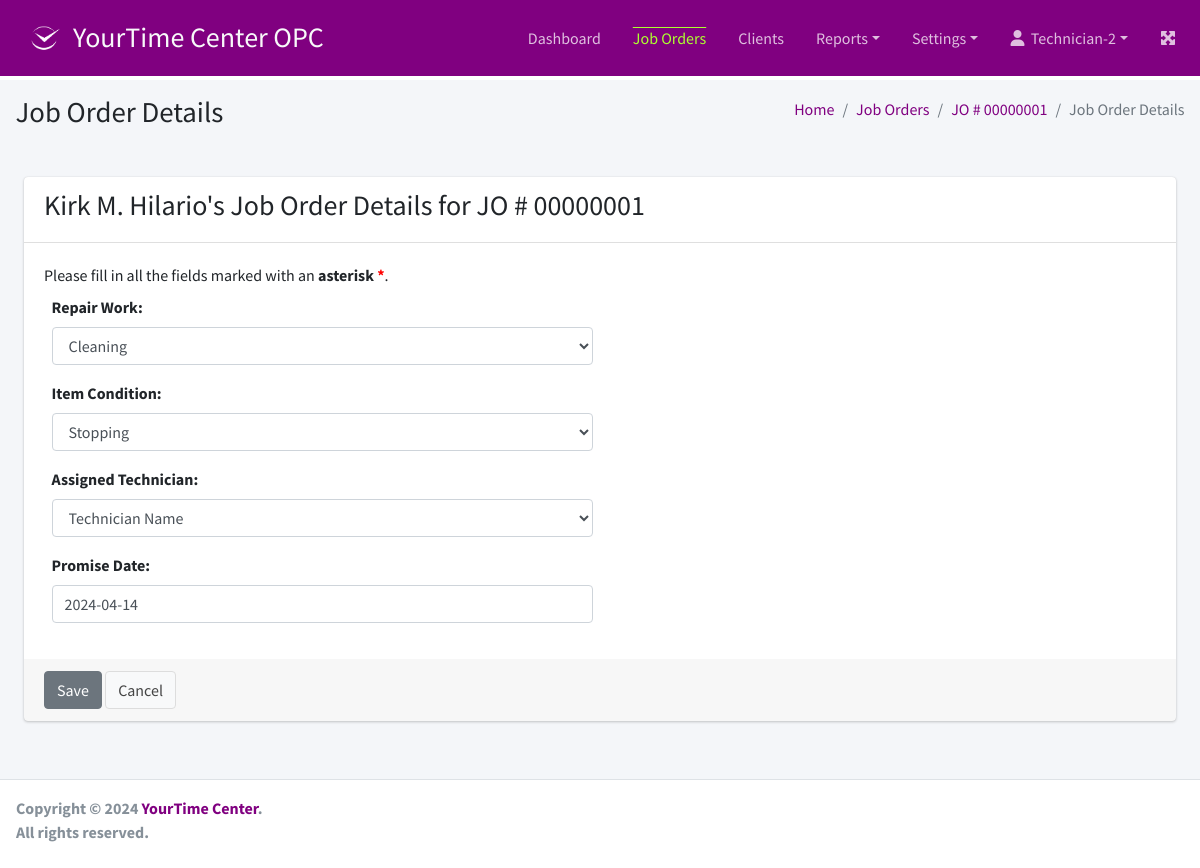
The page /joborder/1/detail/edit?type=jo (signed in) on the database its author committed.
### joborder/models.py (models this page shows)
class JobOrder(models.Model):
    client = models.ForeignKey(
        Client,
        verbose_name=_("Client"),
        related_name="client_jo",
        on_delete=models.CASCADE
    )
    watch = models.OneToOneField(
        Watch,
        verbose_name=_("Watch"),
        related_name="watch_jo",
        on_delete=models.CASCADE,
        null=True, blank=True
    )
    repair_work = models.ForeignKey(
        RepairWork,
        verbose_name=_("Repair Work"),
        related_name="repair_work_jo",
        on_delete=models.CASCADE,
        null=True, blank=True
    )
    item_condition = models.ForeignKey(
        ItemCondition,
        verbose_name=_("Item Condition"),
        related_name="item_condition_jo",
        on_delete=models.CASCADE,
        null=True, blank=True
    )
    assigned_technician = models.ForeignKey(
        Employee,
        verbose_name=_("Assigned Technician"),
        related_name="assigned_technician_jo",
        on_delete=models.CASCADE,
        null=True, blank=True
    )
    current_status = models.CharField(
        _("Current Status"),
        max_length=25,
        choices=JO_STATUS,
        default='SORTING'
    )
    total_charges = models.DecimalField(
        _("Total Charges"),
        max_digits=10,
        decimal_places=2,
        default=0,
        null=True, blank=True
    )
    total_paid = models.DecimalField(
        _("Total Paid"),
        max_digits=10,
        decimal_places=2,
        default=0,
        null=True, blank=True
    )
    balance = models.DecimalField(
        _("Balance"),
        max_digits=10,
        decimal_places=2,
        default=0,
        null=True, blank=True
    )
    created_at = models.DateField(auto_now_add=True)
    promise_date = models.DateField(
        _("Promise Date"),
        null=True, blank=True,
        default=timezone.now
    )

### client/models.py (models this page shows, shortened)
class Client(models.Model):
    name = models.CharField(
        _("Name"),
        max_length=254,
        null=False, blank=False
    )
    address = models.TextField()
    mob_num = models.CharField(
        _("Mobile Number"),
        max_length=100,
        null=False, blank=False)
    tel_num = models.CharField(
        _("Telephone Number"),
        max_length=100,
        null=True, blank=True)
    email = models.EmailField(
        _("Email Address"),
        max_length=254,
        null=True, blank=True)
    created_at = models.DateTimeField(auto_now_add=True)
    updated_at = models.DateTimeField(auto_now=True)
    is_active = models.BooleanField(default=True)
    def __str__(self):
        return self.name.title()

### joborder/views.py (the view, shortened to what this page needs)
# urls.py: path('<int:pk>/detail/edit', views.JobOrderDetailUpdateView.as_view(),
@method_decorator(login_required, name='dispatch')
class JobOrderDetailUpdateView(UpdateView, SuccessMessageMixin):
    pk_url_kwarg = 'pk'
    template_name = "joborder/jo_detail_form.html"
    success_message = "The details was updated successfully."
    def get_model(self):
        type = self.request.GET.get('type')
        return Watch if type == 'watch' else JobOrder
    def get_form_class(self):
        type = self.request.GET.get('type')
        return WatchForm if type == 'watch' else JobOrderForm
    def get_queryset(self):
        model = self.get_model()
        return model.objects.all()
    def get_context_data(self, **kwargs):
        context = super().get_context_data(**kwargs)
        type = self.request.GET.get('type')
        context['type_name'] = 'Watch Details' if type == 'watch' else 'Job Order Details'
        context['jo'] = self.get_object()
        if type == 'watch':
            context['jo'] = context['jo'].watch_jo
        return context

### joborder/forms.py
class JobOrderForm(forms.ModelForm):
    required_css_class = 'required'
    class Meta:
        model = JobOrder
        fields = ['repair_work', 'item_condition',
                  'assigned_technician', 'promise_date']

### access/models.py (called while the page is built)
    def __str__(self):
        return f'{self.first_name} {self.last_name}'

### access/templatetags/form_tags.py (called while the page is built)
@register.filter
def input_class(bound_field):
    css_class = ''
    if bound_field.form.is_bound:
        if bound_field.errors:
            css_class = 'is-invalid'
        elif field_type(bound_field) != 'PasswordInput':
            css_class = 'is-valid'
    return 'form-control {}'.format(css_class)

### customization/models.py (called while the page is built)
    def __str__(self):
        return self.description.title()
        ordering = ['description']

    def __str__(self):
        return self.description.title()

### templates/joborder/jo_detail_form.html (shortened to what this page needs)
{% extends '../base.html' %}
{% load static form_tags %}
{% block page_title %}{{ type_name }}{% endblock page_title %}
{% block css %}
  <link rel="stylesheet" href="{% static 'css/asterisk_on_required.css' %}">
{% endblock css %}
{% block breadcrumb %}
    <li class="breadcrumb-item"><a href="{% url 'dashboard' %}">Home</a></li>
    <li class="breadcrumb-item"><a href="{% url 'jo_list' %}">Job Orders</a></li>
    <li class="breadcrumb-item"><a href="{% url 'jo_details' jo.pk %}">JO # {{ jo.pk|stringformat:'08d' }}</a></li>
    <li class="breadcrumb-item active">{{ type_name }}</li>
{% endblock breadcrumb %}
{% block main_content %}
    <div class="card m-4">
        <form method="post" novalidate>
            <div class="card-header">
                <h3>{{ jo.client }}'s {{ type_name }} for JO # {{ jo.pk|stringformat:"08d" }}</h3>
            </div>
            <div class="card-body">
                <span>Please fill in all the fields marked with an <label class="required">asterisk</label>.</h3><br />
                <div class="col-12">
                    {% include '../includes/form_one_col.html' %}
                </div>
            </div>
            <div class="card-footer">
                <button type="submit" class="btn btn-secondary" name="save">Save</button>
                <a href="{% url 'jo_details' jo.pk %}" class="btn btn-default">Cancel</a>
            </div>
        </form>
    </div>
{% endblock main_content %}

### templates/includes/topmenu.html (shortened to what this page needs)
        <li class="nav-item my-auto">
            <a href="{% url 'dashboard' %}" class="nav-link" id="menu_dashboard">Dashboard</a>
        </li>
        <li class="nav-item my-auto">
            <a href="{% url 'jo_list' %}" class="nav-link" id="menu-jo">Job Orders</a>
        </li>
        <li class="nav-item my-auto">
            <a href="{% url 'client_list' %}" class="nav-link" id="menu-clients">Clients</a>
        </li>
        <li class="nav-item dropdown my-auto" id="menu-reports">
            <a id="dropdownReports" href="#" data-toggle="dropdown" aria-haspopup="true" aria-expanded="false" class="nav-link dropdown-toggle">Reports</a>
        </li>
        <li class="nav-item dropdown my-auto" id="menu-settings">
            <a id="dropdownSettings" href="#" data-toggle="dropdown" aria-haspopup="true" aria-expanded="false" class="nav-link dropdown-toggle">Settings</a>
        </li>
        <li class="nav-item dropdown my-auto" id="menu-account">
            <a id="dropdownAccount" href="#" data-toggle="dropdown" aria-haspopup="true" aria-expanded="false" class="nav-link dropdown-toggle"><i class="fa fa-user" aria-hidden="true"></i>&nbsp;&nbsp;{{ request.user.username|title }}</a>
        </li>

### templates/includes/form_one_col.html (shortened to what this page needs)
{% load form_tags widget_tweaks %}
{% for field in form %}
<div class="row">
    <div class="col-6 form-group">
        {{ field.label_tag }}
        {% render_field field class=field|input_class %}
    </div>
</div>
{% endfor %}

### static/css/style.css (style rules this page uses)
body { --primary-color: #800080; --secondary-color: #ADFF2F; }
a { color: var(--primary-color); }
.nav-link.active { color: var(--secondary-color) !important; text-decoration: overline; background-color: var(--primary-color) !important; }

### static/css/asterisk_on_required.css (style rules this page uses)
label.required::after, .asteriskField { content: ' *'; color: red; }

### rows shown on the page
JobOrder: pk "00000001", client "Kirk M. Hilario", repair_work "Cleaning" "Stopping" "Technician Name" "2024-04-14"

### other values the page prints
{{ request.user.username|title }} "Technician-2"
{{ type_name }} "Job Order Details"
{{ field.label_tag }} "Repair Work:" "Item Condition:" "Assigned Technician:" "Promise Date:"
